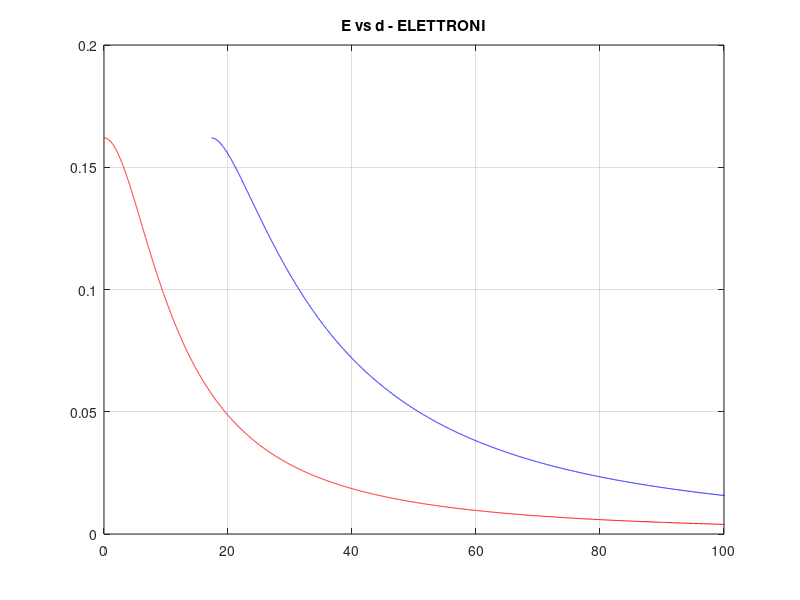
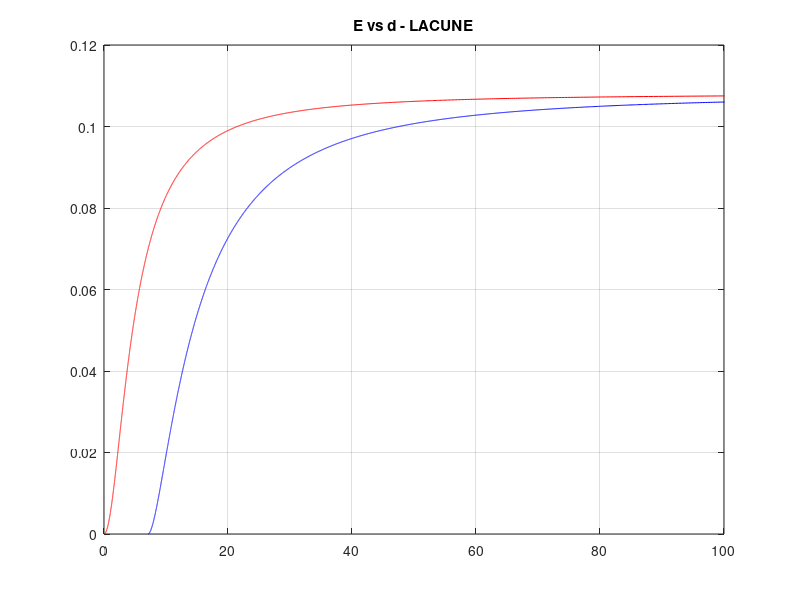

MATLAB code to generate these figures, in order:
%clear all
%close all
%clc

%TODO plot diagramma a bande

m_e = 4.385358e-32; %kg
m_h = 3.9351705e-31; %kg
h_t = 6.582199e-16; %eV*s
U1e = 0; %eV
U2e = 0.162; %eV
Ee = linspace(U1e, U2e, 10000);
gammae = (sqrt(2*m_e)./h_t).*sqrt(U2e - Ee);
deltae = (sqrt(2*m_e)./h_t).*sqrt(U2e - Ee);
k_xe = (sqrt(2*m_e)./h_t).*sqrt(Ee - U1e);
d0e = (1./k_xe).*(atan(gammae./k_xe)+ atan(deltae./k_xe)); %nm
d1e = (1./k_xe).*(atan(gammae./k_xe)+ atan(deltae./k_xe)+pi); %nm


U1h = 0.108; %eV
U2h = 0; %eV
Eh = linspace(U2h, U1h, 10000);
gammah = (sqrt(2*m_h)./h_t).*sqrt(Eh - U2h);
deltah = (sqrt(2*m_h)./h_t).*sqrt(Eh - U2h);
k_xh = (sqrt(2*m_h)./h_t).*sqrt(U1h - Eh);
d0h = (1./k_xh).*(atan(gammah./k_xh)+ atan(deltah./k_xh)); %nm
d1h = (1./k_xh).*(atan(gammah./k_xh)+ atan(deltah./k_xh)+pi); %nm

figure(11)
plot(d0e,Ee,'r',d1e,Ee,'b')
title('E vs d - ELETTRONI')
grid on
xlim([0 100])

figure(22)
plot(d0h,Eh,'r',d1h,Eh,'b')
title('E vs d - LACUNE')
grid on
xlim([0 100])

d = 10e-9;
E1e = 2.0875e-20;
E0e = 5.8665e-21;
E1h = -1.2553e-19;
E0h = -1.2847e-19;

lambda_ric = h_t*2*pi*3e8/(E0e-E0h);
